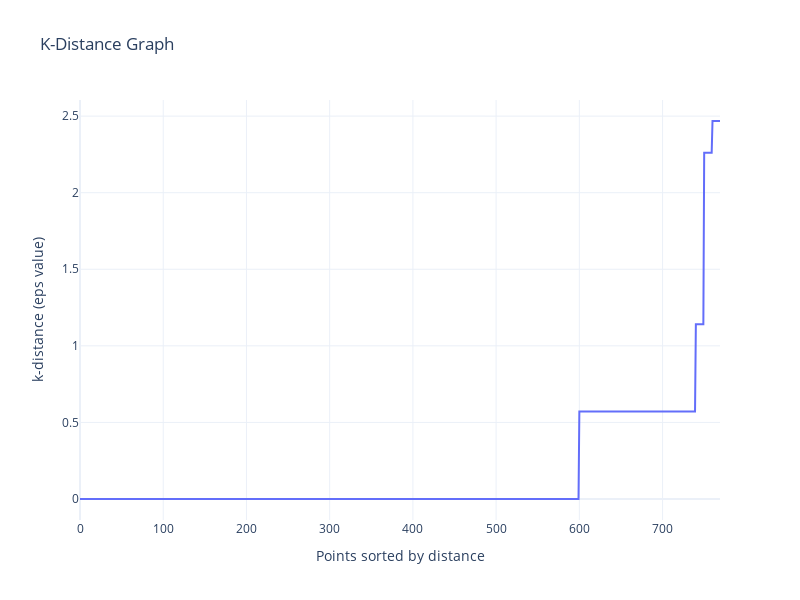

The notebook cell this image was saved under:
### Code cell
# The distance to the furthest neighbor (min_samples-th nearest) for each point
k_dist = distances[:, min_samples-1]

# Sort distances
k_dist_sorted = np.sort(k_dist)

# 3. Plotting the k-distance graph
plt.figure(figsize=(8, 6))
plt.plot(k_dist_sorted)
plt.title('K-Distance Graph')
plt.xlabel('Points sorted by distance')
plt.ylabel('k-distance (eps value)')
plt.grid(True)
plt.show()

# Create a Plotly figure
fig = go.Figure()

# Add a line trace
fig.add_trace(go.Scatter(
    y=k_dist_sorted,
    mode='lines',
    name='k-distance (eps value)'
))

# Update the layout
fig.update_layout(
    title='K-Distance Graph',
    xaxis_title='Points sorted by distance',
    yaxis_title='k-distance (eps value)',
    template='plotly_white',
    width=800,
    height=600
)

# Show the plot
fig.show()

### Figure 1 — Plotly figure (JSON) as saved in the notebook; plotly's stock layout.template omitted (floating-point values rounded to 4 significant figures; data arrays with more than 128 entries replaced by an {"elided": "..."} marker saying what was removed)
{"data": [{"mode": "lines", "name": "k-distance (eps value)", "type": "scatter", "y": {"elided": "770 float values"}}], "layout": {"height": 600, "title": {"text": "K-Distance Graph"}, "width": 800, "xaxis": {"title": {"text": "Points sorted by distance"}}, "yaxis": {"title": {"text": "k-distance (eps value)"}}}}
